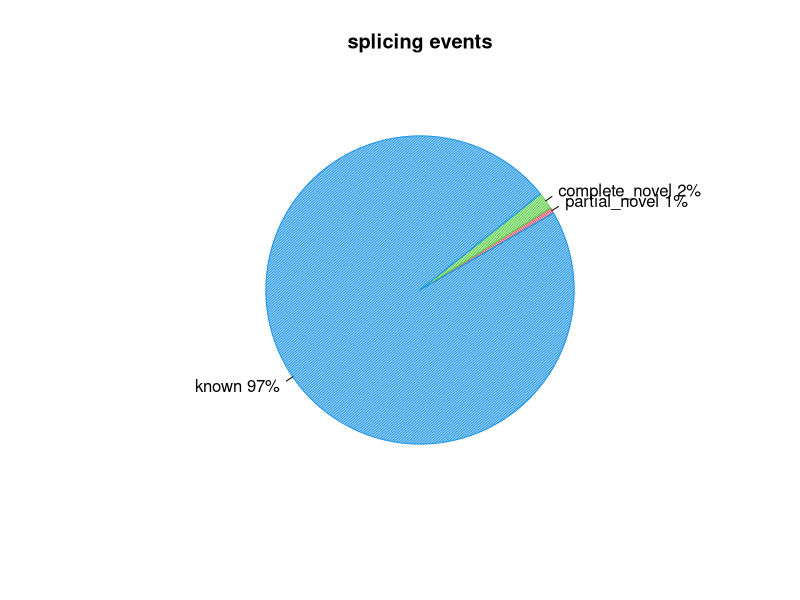
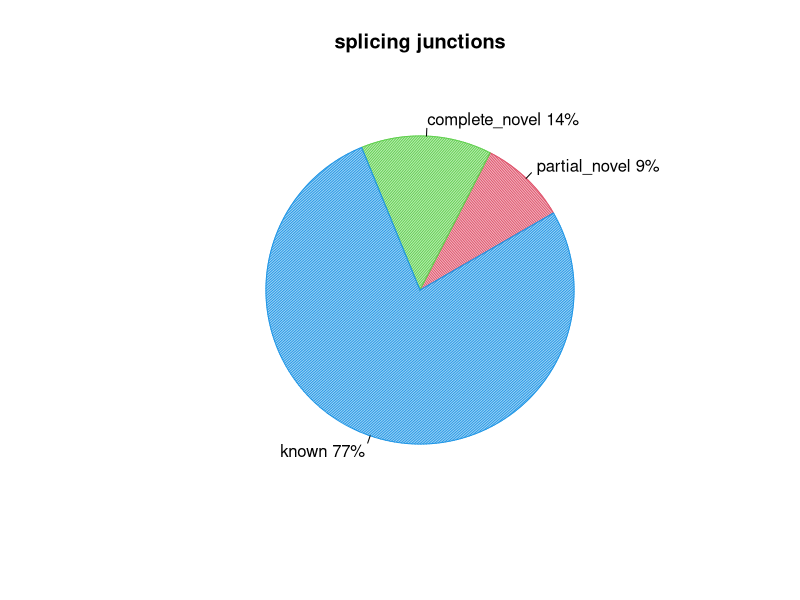

Recreate these plots in R, in order.
pdf("/home/genetics/HW1/raw_data/mapped/bam_files/annotated_junctions/SRR11647690_junction.splice_events.pdf")
events=c(0.5972590024195007,1.7725390992145744,97.46617193461894)
pie(events,col=c(2,3,4),init.angle=30,angle=c(60,120,150),density=c(70,70,70),main="splicing events",labels=c("partial_novel 1%","complete_novel 2%","known 97%"))
dev.off()
pdf("/home/genetics/HW1/raw_data/mapped/bam_files/annotated_junctions/SRR11647690_junction.splice_junction.pdf")
junction=c(9.139959090041842,13.711491616120831,77.14854929383733)
pie(junction,col=c(2,3,4),init.angle=30,angle=c(60,120,150),density=c(70,70,70),main="splicing junctions",labels=c("partial_novel 9%","complete_novel 14%","known 77%"))
dev.off()
